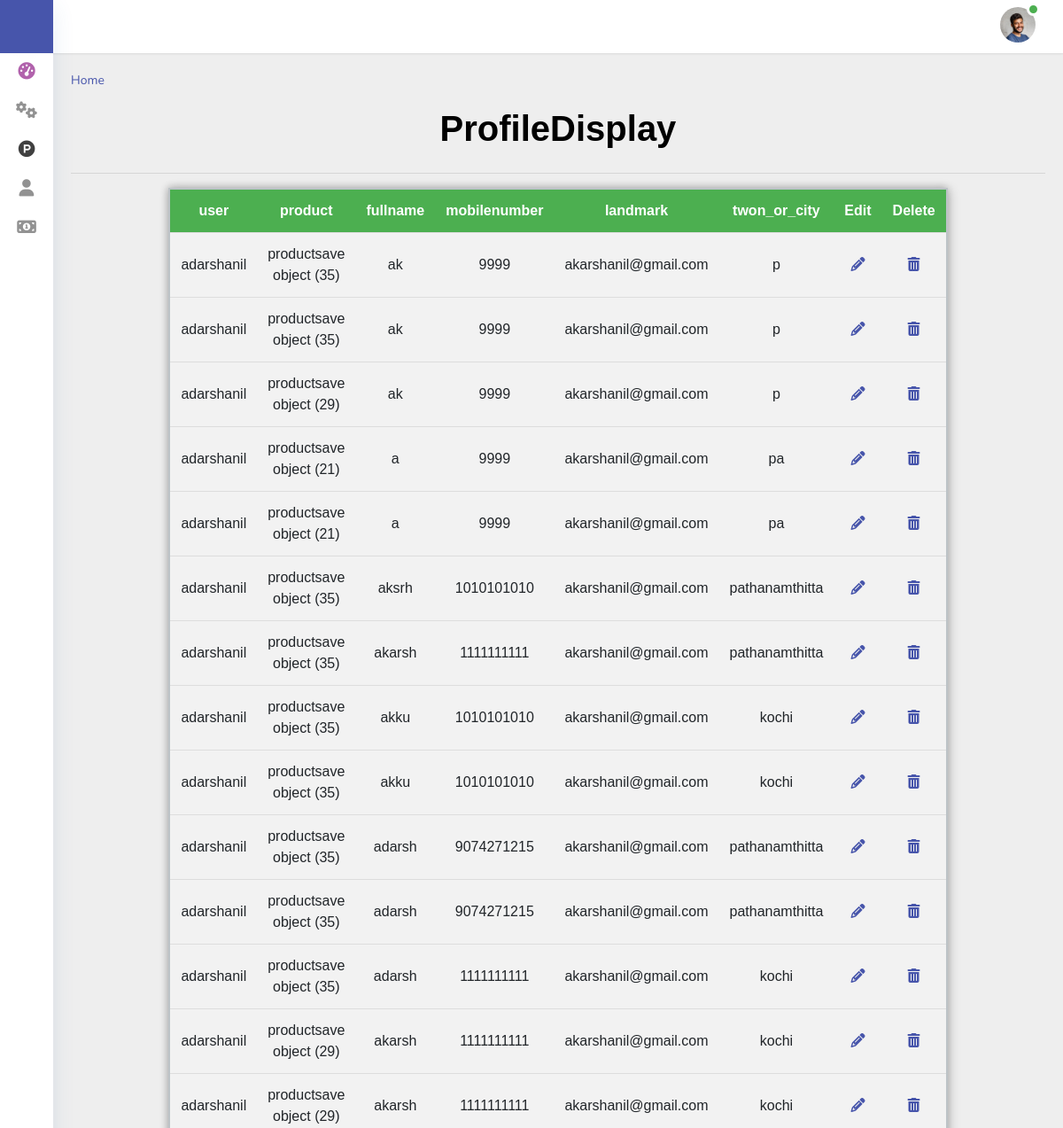
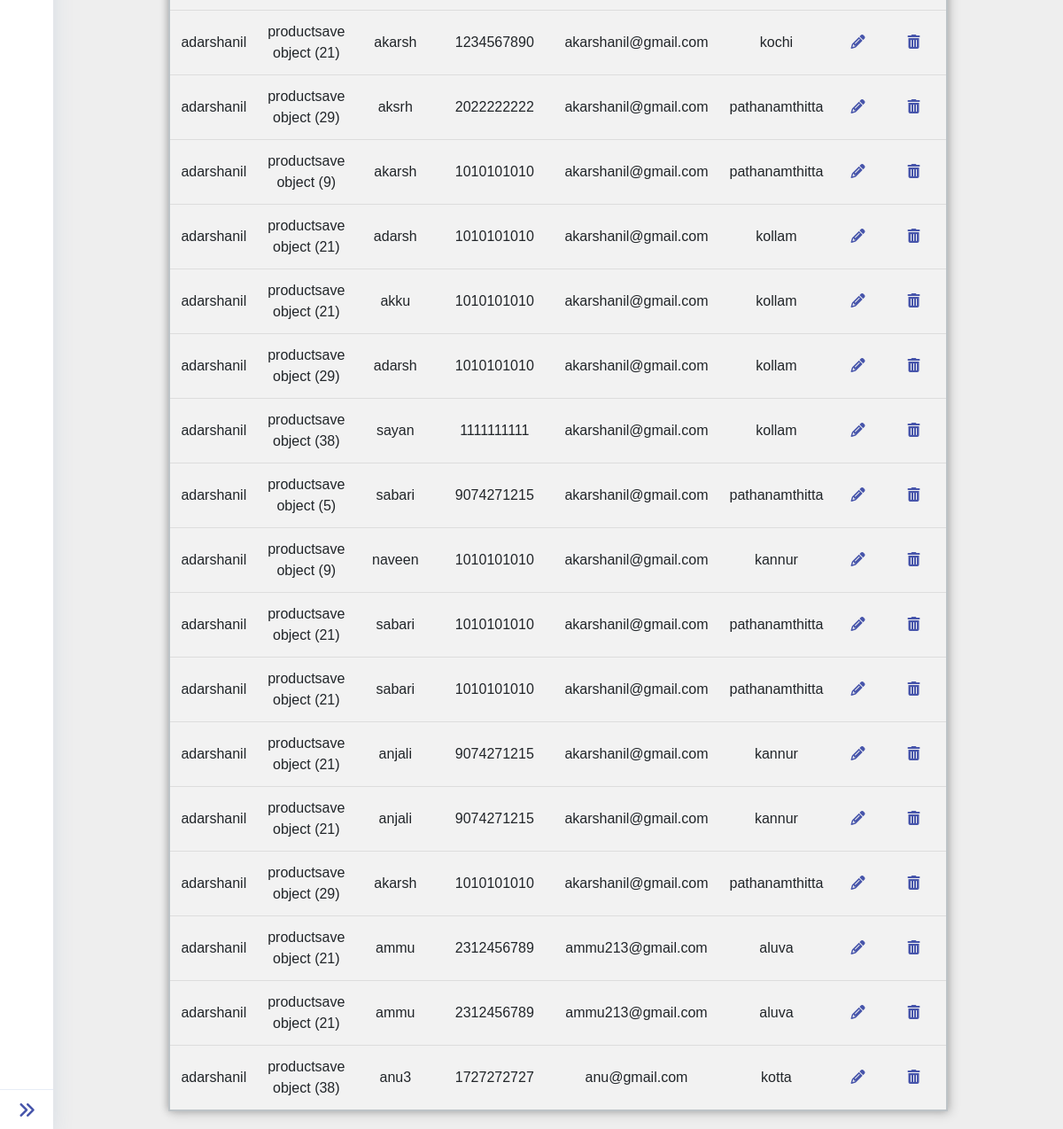
/myapp/deliverydispaly/, run on the app's committed database (2 pictures, top to bottom).
### website/models.py (models this page shows)
class delivaryuser(models.Model):
    user = models.ForeignKey(User, on_delete=models.CASCADE)
    product = models.ForeignKey(productsave, on_delete=models.CASCADE)
    fullname = models.CharField(max_length=100)
    mobilenumber = models.IntegerField()
    landmark = models.CharField(max_length=250)
    twon_or_city = models.CharField(max_length=250)

### myapp/models.py (models this page shows)
class productsave(models.Model):
    procategoryname=models.CharField(max_length=60,null=True,blank=True)
    productname=models.CharField(max_length=60,null=True,blank=True)
    proquantity=models.IntegerField(null=True,blank=True)
    proprice=models.IntegerField(null=True,blank=True)
    productimage=models.ImageField(upload_to="productimage")
    prodescription = models.CharField(max_length=100,null=True,blank=True)
    popularity_score = models.IntegerField(default=0)
    is_trending = models.BooleanField(default=False)
    created_date = models.DateField(auto_now_add=True)  # Add this field for the creation date

### myapp/views.py (the view)
# urls.py: path('deliverydispaly/', views.deliverydispaly, name="deliverydispaly"),
def deliverydispaly(request):
    pro=delivaryuser.objects.all()
    return render(request,"deliverydis.html",{"keye":pro})

### myapp/templates/deliverydis.html (shortened to what this page needs)
<!DOCTYPE html>
{% extends 'index.html' %}
{% block content %}
{% load static %}
<html lang="en">
<head>
    <link rel="stylesheet" type="text/css" href="{% static 'myapp/css/catdisplay.css' %}">
</head>
<body>
        <h1>ProfileDisplay</h1>
        <hr>
        <table>
            <thead>
                <tr  class="header1">
                  <th>user</th>
                  <th>product</th>
                  <th>fullname</th>
                  <th>mobilenumber</th>
                  <th>landmark</th>
                  <th>twon_or_city</th>
                    <th>Edit</th>
                    <th>Delete</th>
                </tr>
            </thead>
            <tbody>
            {% for i in keye %}
                <tr>
                  <td>{{i.user}}</td>
                  <td>{{i.product}}</td>
                  <td>{{i.fullname}}</td>
                  <td>{{i.mobilenumber}}</td>
                  <td>{{i.landmark}}</td>
                  <td>{{i.twon_or_city}}</td>
                    <td><a href="{% url 'editdelivery' dataid=i.id %}"><i class="fa fa-pencil" aria-hidden="true"></i></a></td>
                    <td><a href="{%  url 'deletedeliveryuser' dataid=i.id %}"><i class="fa fa-trash" aria-hidden="true"></i></a></td>
                </tr>
            {% endfor %}
            </tbody>
        </table>
</body>
</html>
{% endblock %}

### static/myapp/css/catdisplay.css (style rules this page uses)
body { padding: 0; margin: 0; font-family: Verdana, Geneva, Tahoma, sans-serif; }
h1 { text-align: center; font-weight: 600; color: black; padding: 10px 0px; }
th, td { padding: 12px; text-align: center; border-bottom: 1px solid #ddd; overflow-wrap: break-word; word-wrap: break-word; }

### data on the page
delivaryuser: user "adarshanil", product "productsave object (35)", fullname "ak", mobilenumber "9999", landmark "akarshanil@gmail.com", twon_or_city "p"
delivaryuser: user "adarshanil", product "productsave object (35)", fullname "ak", mobilenumber "9999", landmark "akarshanil@gmail.com", twon_or_city "p"
delivaryuser: user "adarshanil", product "productsave object (29)", fullname "ak", mobilenumber "9999", landmark "akarshanil@gmail.com", twon_or_city "p"
delivaryuser: user "adarshanil", product "productsave object (21)", fullname "a", mobilenumber "9999", landmark "akarshanil@gmail.com", twon_or_city "pa"
delivaryuser: user "adarshanil", product "productsave object (21)", fullname "a", mobilenumber "9999", landmark "akarshanil@gmail.com", twon_or_city "pa"
delivaryuser: user "adarshanil", product "productsave object (35)", fullname "aksrh", mobilenumber "1010101010", landmark "akarshanil@gmail.com", twon_or_city "pathanamthitta"
delivaryuser: user "adarshanil", product "productsave object (35)", fullname "akarsh", mobilenumber "1111111111", landmark "akarshanil@gmail.com", twon_or_city "pathanamthitta"
delivaryuser: user "adarshanil", product "productsave object (35)", fullname "akku", mobilenumber "1010101010", landmark "akarshanil@gmail.com", twon_or_city "kochi"
delivaryuser: user "adarshanil", product "productsave object (35)", fullname "akku", mobilenumber "1010101010", landmark "akarshanil@gmail.com", twon_or_city "kochi"
delivaryuser: user "adarshanil", product "productsave object (35)", fullname "adarsh", mobilenumber "9074271215", landmark "akarshanil@gmail.com", twon_or_city "pathanamthitta"
delivaryuser: user "adarshanil", product "productsave object (35)", fullname "adarsh", mobilenumber "9074271215", landmark "akarshanil@gmail.com", twon_or_city "pathanamthitta"
delivaryuser: user "adarshanil", product "productsave object (35)", fullname "adarsh", mobilenumber "1111111111", landmark "akarshanil@gmail.com", twon_or_city "kochi"
delivaryuser: user "adarshanil", product "productsave object (29)", fullname "akarsh", mobilenumber "1111111111", landmark "akarshanil@gmail.com", twon_or_city "kochi"
delivaryuser: user "adarshanil", product "productsave object (29)", fullname "akarsh", mobilenumber "1111111111", landmark "akarshanil@gmail.com", twon_or_city "kochi"
delivaryuser: user "adarshanil", product "productsave object (21)", fullname "akarsh", mobilenumber "1234567890", landmark "akarshanil@gmail.com", twon_or_city "kochi"
delivaryuser: user "adarshanil", product "productsave object (29)", fullname "aksrh", mobilenumber "2022222222", landmark "akarshanil@gmail.com", twon_or_city "pathanamthitta"
delivaryuser: user "adarshanil", product "productsave object (9)", fullname "akarsh", mobilenumber "1010101010", landmark "akarshanil@gmail.com", twon_or_city "pathanamthitta"
delivaryuser: user "adarshanil", product "productsave object (21)", fullname "adarsh", mobilenumber "1010101010", landmark "akarshanil@gmail.com", twon_or_city "kollam"
delivaryuser: user "adarshanil", product "productsave object (21)", fullname "akku", mobilenumber "1010101010", landmark "akarshanil@gmail.com", twon_or_city "kollam"
delivaryuser: user "adarshanil", product "productsave object (29)", fullname "adarsh", mobilenumber "1010101010", landmark "akarshanil@gmail.com", twon_or_city "kollam"
delivaryuser: user "adarshanil", product "productsave object (38)", fullname "sayan", mobilenumber "1111111111", landmark "akarshanil@gmail.com", twon_or_city "kollam"
delivaryuser: user "adarshanil", product "productsave object (5)", fullname "sabari", mobilenumber "9074271215", landmark "akarshanil@gmail.com", twon_or_city "pathanamthitta"
delivaryuser: user "adarshanil", product "productsave object (9)", fullname "naveen", mobilenumber "1010101010", landmark "akarshanil@gmail.com", twon_or_city "kannur"
delivaryuser: user "adarshanil", product "productsave object (21)", fullname "sabari", mobilenumber "1010101010", landmark "akarshanil@gmail.com", twon_or_city "pathanamthitta"
delivaryuser: user "adarshanil", product "productsave object (21)", fullname "sabari", mobilenumber "1010101010", landmark "akarshanil@gmail.com", twon_or_city "pathanamthitta"
delivaryuser: user "adarshanil", product "productsave object (21)", fullname "anjali", mobilenumber "9074271215", landmark "akarshanil@gmail.com", twon_or_city "kannur"
delivaryuser: user "adarshanil", product "productsave object (21)", fullname "anjali", mobilenumber "9074271215", landmark "akarshanil@gmail.com", twon_or_city "kannur"
delivaryuser: user "adarshanil", product "productsave object (29)", fullname "akarsh", mobilenumber "1010101010", landmark "akarshanil@gmail.com", twon_or_city "pathanamthitta"
delivaryuser: user "adarshanil", product "productsave object (21)", fullname "ammu", mobilenumber "2312456789", landmark "ammu213@gmail.com", twon_or_city "aluva"
delivaryuser: user "adarshanil", product "productsave object (21)", fullname "ammu", mobilenumber "2312456789", landmark "ammu213@gmail.com", twon_or_city "aluva"
delivaryuser: user "adarshanil", product "productsave object (38)", fullname "anu3", mobilenumber "1727272727", landmark "anu@gmail.com", twon_or_city "kotta"
